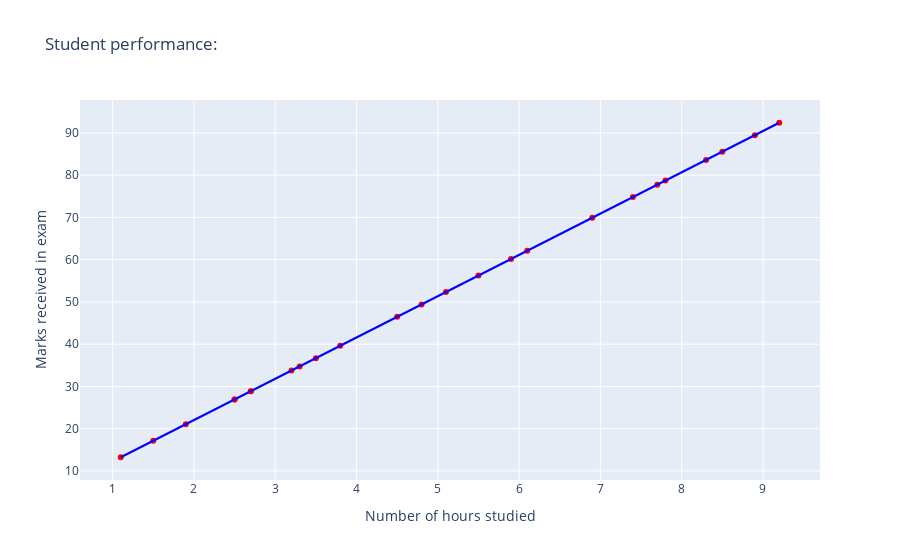

The code cell stored with this chart in its notebook:
### Markdown cell above
# Plotting the line of best fit

Now that we have the data of the predictions made by the model, we can plot it to visualize the line of best fit.

### Code cell
fig = px.scatter(x=featuresarr, y=predicted, color_discrete_sequence=["red"], labels={
    "x": "Number of hours studied",
    "y": "Marks received in exam"
}
,title="Student performance:")
fig.add_trace(px.line(x=featuresarr, y=predicted, color_discrete_sequence=["blue"]).data[0])

### Figure 1 — Plotly figure (JSON) as saved in the notebook; plotly's stock layout.template omitted (floating-point values rounded to 4 significant figures)
{"data": [{"hovertemplate": "Number of hours studied=%{x}<br>Marks received in exam=%{y}<extra></extra>", "legendgroup": "", "marker": {"color": "red", "symbol": "circle"}, "mode": "markers", "name": "", "orientation": "v", "showlegend": false, "type": "scatter", "x": [1.1, 1.5, 1.9, 2.5, 2.5, 2.7, 2.7, 3.2, 3.3, 3.5, 3.8, 4.5, 4.8, 5.1, 5.5, 5.9, 6.1, 6.9, 7.4, 7.7, 7.8, 8.3, 8.5, 8.9, 9.2], "xaxis": "x", "y": [13.24, 17.15, 21.06, 26.92, 26.92, 28.88, 28.88, 33.77, 34.74, 36.7, 39.63, 46.47, 49.41, 52.34, 56.25, 60.16, 62.12, 69.94, 74.82, 77.76, 78.73, 83.62, 85.58, 89.49, 92.42], "yaxis": "y"}, {"hovertemplate": "x=%{x}<br>y=%{y}<extra></extra>", "legendgroup": "", "line": {"color": "blue", "dash": "solid"}, "mode": "lines", "name": "", "orientation": "v", "showlegend": false, "type": "scatter", "x": [1.1, 1.5, 1.9, 2.5, 2.5, 2.7, 2.7, 3.2, 3.3, 3.5, 3.8, 4.5, 4.8, 5.1, 5.5, 5.9, 6.1, 6.9, 7.4, 7.7, 7.8, 8.3, 8.5, 8.9, 9.2], "xaxis": "x", "y": [13.24, 17.15, 21.06, 26.92, 26.92, 28.88, 28.88, 33.77, 34.74, 36.7, 39.63, 46.47, 49.41, 52.34, 56.25, 60.16, 62.12, 69.94, 74.82, 77.76, 78.73, 83.62, 85.58, 89.49, 92.42], "yaxis": "y"}], "layout": {"legend": {"tracegroupgap": 0}, "title": {"text": "Student performance:"}, "xaxis": {"anchor": "y", "domain": [0, 1], "title": {"text": "Number of hours studied"}}, "yaxis": {"anchor": "x", "domain": [0, 1], "title": {"text": "Marks received in exam"}}}}
